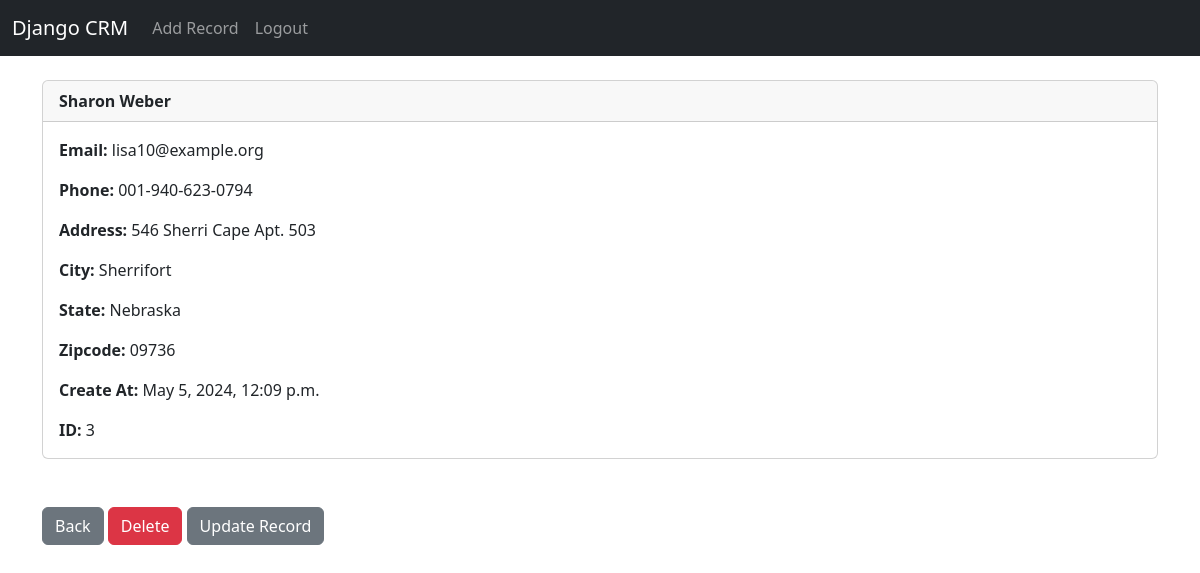
Screenshot of /record/3 (signed in) with the database file from the repository.
### website/models.py (models this page shows, shortened)
class Record(models.Model):
    created_at = models.DateTimeField(auto_now_add=True)
    first_name = models.CharField(max_length=50)
    last_name =  models.CharField(max_length=50)
    email =  models.CharField(max_length=100)
    phone = models.CharField(max_length=20)
    address =  models.CharField(max_length=100)
    city =  models.CharField(max_length=50)
    state =  models.CharField(max_length=50)
    zipcode =  models.CharField(max_length=20)

### website/views.py (the view)
# urls.py: path('record/<int:pk>', views.customer_record, name='record'),
def customer_record(request, pk):
	if request.user.is_authenticated:
		customer_record = Record.objects.get(id=pk)
		return render(request, 'record.html', {'customer_record':customer_record})
	else:
		messages.success(request, "You Must Be Logged In To View That Page...")
		return redirect('home')

### website/templates/record.html
{% extends 'base.html' %}
{% block content %}
<div class="card">
    <div class="card-header">
        <strong>
            {{ customer_record.first_name }}
            {{ customer_record.last_name }}
        </strong>
    </div>
    <div class="card-body">
        <p class="card-text">
            <strong>Email: </strong>{{ customer_record.email }}
        </p>
        <p class="card-text">
            <strong>Phone: </strong>{{ customer_record.phone }}
        </p>
        <p class="card-text">
            <strong>Address: </strong>{{ customer_record.address }}
        </p>
        <p class="card-text">
            <strong>City: </strong>{{ customer_record.city }}
        </p>
        <p class="card-text">
            <strong>State: </strong>{{ customer_record.state }}
        </p>
        <p class="card-text">
            <strong>Zipcode: </strong>{{ customer_record.zipcode }}
        </p>
        <p class="card-text">
            <strong>Create At: </strong>{{ customer_record.created_at }}
        </p>
        <p class="card-text">
            <strong>ID: </strong>{{ customer_record.id }}
        </p>
    </div>
</div>
<br /><br />
<a href="{% url 'home' %}" class="btn btn-secondary">Back</a>
<a href="{% url 'delete_record' customer_record.id %}" class="btn btn-danger">Delete</a>
<a href="{% url 'update_record' customer_record.id%}" class="btn btn-secondary">Update Record</a>
{% endblock %}

### rows the page displays
Record: first_name "Sharon", last_name "Weber", email "lisa10@example.org", phone "001-940-623-0794", address "546 Sherri Cape Apt. 503", city "Sherrifort", state "Nebraska", zipcode "09736", created_at "May 5, 2024, 12:09 p.m.", id "3"
